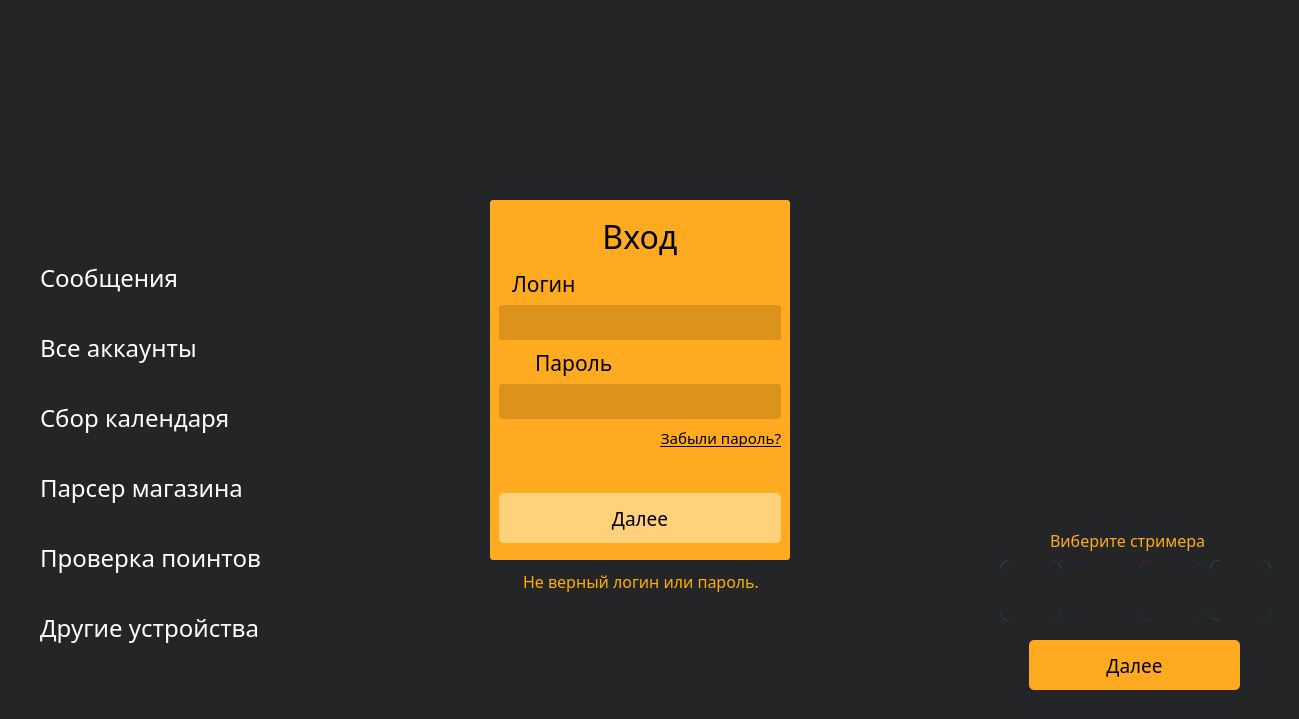
<?xml version="1.0" encoding="UTF-8"?>
<ui version="4.0">
 <class>MainWindow</class>
 <widget class="QMainWindow" name="MainWindow">
  <property name="enabled">
   <bool>true</bool>
  </property>
  <property name="geometry">
   <rect>
    <x>0</x>
    <y>0</y>
    <width>1299</width>
    <height>719</height>
   </rect>
  </property>
  <property name="font">
   <font>
    <pointsize>11</pointsize>
    <weight>50</weight>
    <bold>false</bold>
   </font>
  </property>
  <property name="windowTitle">
   <string>VaynBot</string>
  </property>
  <property name="styleSheet">
   <string notr="true">
  background: #232526; /* fallback for old browsers */
  background: -webkit-linear-gradient(to right, #232526, #414345); /* Chrome 10-25, Safari 5.1-6 */
  background: linear-gradient(to right, #232526, #414345); /* W3C, IE 10+/ Edge, Firefox 16+, Chrome 26+, Opera 12+, Safari 7+ */</string>
  </property>
  <widget class="QWidget" name="centralwidget">
   <property name="layoutDirection">
    <enum>Qt::LeftToRight</enum>
   </property>
   <property name="autoFillBackground">
    <bool>false</bool>
   </property>
   <property name="styleSheet">
    <string notr="true">background: url(:/images/images/background.png);
border-radius: 10px;</string>
   </property>
   <widget class="QWidget" name="layoutWidget">
    <property name="geometry">
     <rect>
      <x>1190</x>
      <y>10</y>
      <width>91</width>
      <height>41</height>
     </rect>
    </property>
    <layout class="QHBoxLayout" name="control_buttons">
     <item>
      <widget class="QPushButton" name="wrap_button">
       <property name="cursor">
        <cursorShape>PointingHandCursor</cursorShape>
       </property>
       <property name="text">
        <string/>
       </property>
       <property name="icon">
        <iconset resource="res_rc.qrc">
         <normaloff>:/images/images/wrap_btn.png</normaloff>:/images/images/wrap_btn.png</iconset>
       </property>
       <property name="iconSize">
        <size>
         <width>32</width>
         <height>32</height>
        </size>
       </property>
      </widget>
     </item>
     <item>
      <widget class="QPushButton" name="close_button">
       <property name="cursor">
        <cursorShape>PointingHandCursor</cursorShape>
       </property>
       <property name="text">
        <string/>
       </property>
       <property name="icon">
        <iconset resource="res_rc.qrc">
         <normaloff>:/images/images/exit_btn.png</normaloff>:/images/images/exit_btn.png</iconset>
       </property>
       <property name="iconSize">
        <size>
         <width>32</width>
         <height>32</height>
        </size>
       </property>
      </widget>
     </item>
    </layout>
   </widget>
   <widget class="QPushButton" name="start_button">
    <property name="geometry">
     <rect>
      <x>1029</x>
      <y>640</y>
      <width>211</width>
      <height>50</height>
     </rect>
    </property>
    <property name="minimumSize">
     <size>
      <width>200</width>
      <height>50</height>
     </size>
    </property>
    <property name="font">
     <font>
      <family>Gotham Pro Black</family>
      <pointsize>14</pointsize>
      <weight>50</weight>
      <bold>false</bold>
     </font>
    </property>
    <property name="cursor">
     <cursorShape>PointingHandCursor</cursorShape>
    </property>
    <property name="styleSheet">
     <string notr="true">background: rgb(255,170,32);
border-radius: 5px;</string>
    </property>
    <property name="text">
     <string>Далее</string>
    </property>
    <property name="autoDefault">
     <bool>false</bool>
    </property>
   </widget>
   <widget class="QPushButton" name="wrap_button_2">
    <property name="geometry">
     <rect>
      <x>10</x>
      <y>10</y>
      <width>42</width>
      <height>32</height>
     </rect>
    </property>
    <property name="text">
     <string/>
    </property>
    <property name="icon">
     <iconset resource="res_rc.qrc">
      <normaloff>:/images/images/menu_button.png</normaloff>:/images/images/menu_button.png</iconset>
    </property>
    <property name="iconSize">
     <size>
      <width>32</width>
      <height>32</height>
     </size>
    </property>
   </widget>
   <widget class="QPushButton" name="wrap_button_3">
    <property name="geometry">
     <rect>
      <x>10</x>
      <y>50</y>
      <width>42</width>
      <height>32</height>
     </rect>
    </property>
    <property name="text">
     <string/>
    </property>
    <property name="icon">
     <iconset resource="res_rc.qrc">
      <normaloff>:/images/images/settings.png</normaloff>:/images/images/settings.png</iconset>
    </property>
    <property name="iconSize">
     <size>
      <width>32</width>
      <height>32</height>
     </size>
    </property>
   </widget>
   <widget class="QFrame" name="menu">
    <property name="geometry">
     <rect>
      <x>40</x>
      <y>220</y>
      <width>341</width>
      <height>451</height>
     </rect>
    </property>
    <property name="styleSheet">
     <string notr="true">background: rgba(0,0,0,0)</string>
    </property>
    <property name="frameShape">
     <enum>QFrame::StyledPanel</enum>
    </property>
    <property name="frameShadow">
     <enum>QFrame::Raised</enum>
    </property>
    <widget class="QPushButton" name="item_messages">
     <property name="geometry">
      <rect>
       <x>0</x>
       <y>20</y>
       <width>340</width>
       <height>75</height>
      </rect>
     </property>
     <property name="sizePolicy">
      <sizepolicy hsizetype="Minimum" vsizetype="Fixed">
       <horstretch>0</horstretch>
       <verstretch>0</verstretch>
      </sizepolicy>
     </property>
     <property name="minimumSize">
      <size>
       <width>340</width>
       <height>75</height>
      </size>
     </property>
     <property name="maximumSize">
      <size>
       <width>340</width>
       <height>75</height>
      </size>
     </property>
     <property name="font">
      <font>
       <family>Gotham Pro Black</family>
       <pointsize>18</pointsize>
       <stylestrategy>PreferDefault</stylestrategy>
      </font>
     </property>
     <property name="cursor">
      <cursorShape>PointingHandCursor</cursorShape>
     </property>
     <property name="mouseTracking">
      <bool>false</bool>
     </property>
     <property name="tabletTracking">
      <bool>false</bool>
     </property>
     <property name="focusPolicy">
      <enum>Qt::StrongFocus</enum>
     </property>
     <property name="acceptDrops">
      <bool>false</bool>
     </property>
     <property name="toolTip">
      <string/>
     </property>
     <property name="styleSheet">
      <string notr="true">background: none;
color: white;
text-align: left;</string>
     </property>
     <property name="text">
      <string>Сообщения</string>
     </property>
     <property name="icon">
      <iconset resource="res_rc.qrc">
       <normaloff>:/images/images/messages.png</normaloff>:/images/images/messages.png</iconset>
     </property>
     <property name="iconSize">
      <size>
       <width>128</width>
       <height>128</height>
      </size>
     </property>
    </widget>
    <widget class="QPushButton" name="item_accounts">
     <property name="geometry">
      <rect>
       <x>0</x>
       <y>90</y>
       <width>340</width>
       <height>75</height>
      </rect>
     </property>
     <property name="sizePolicy">
      <sizepolicy hsizetype="Minimum" vsizetype="Fixed">
       <horstretch>0</horstretch>
       <verstretch>0</verstretch>
      </sizepolicy>
     </property>
     <property name="minimumSize">
      <size>
       <width>340</width>
       <height>75</height>
      </size>
     </property>
     <property name="maximumSize">
      <size>
       <width>340</width>
       <height>75</height>
      </size>
     </property>
     <property name="font">
      <font>
       <family>Gotham Pro Black</family>
       <pointsize>18</pointsize>
       <stylestrategy>PreferDefault</stylestrategy>
      </font>
     </property>
     <property name="cursor">
      <cursorShape>PointingHandCursor</cursorShape>
     </property>
     <property name="mouseTracking">
      <bool>false</bool>
     </property>
     <property name="tabletTracking">
      <bool>false</bool>
     </property>
     <property name="focusPolicy">
      <enum>Qt::StrongFocus</enum>
     </property>
     <property name="acceptDrops">
      <bool>false</bool>
     </property>
     <property name="toolTip">
      <string/>
     </property>
     <property name="styleSheet">
      <string notr="true">background: none;
color: white;
text-align: left;</string>
     </property>
     <property name="text">
      <string>Все аккаунты</string>
     </property>
     <property name="icon">
      <iconset resource="res_rc.qrc">
       <normaloff>:/images/images/all_accounts.png</normaloff>:/images/images/all_accounts.png</iconset>
     </property>
     <property name="iconSize">
      <size>
       <width>128</width>
       <height>128</height>
      </size>
     </property>
    </widget>
    <widget class="QPushButton" name="item_calendar">
     <property name="geometry">
      <rect>
       <x>0</x>
       <y>160</y>
       <width>340</width>
       <height>75</height>
      </rect>
     </property>
     <property name="sizePolicy">
      <sizepolicy hsizetype="Minimum" vsizetype="Fixed">
       <horstretch>0</horstretch>
       <verstretch>0</verstretch>
      </sizepolicy>
     </property>
     <property name="minimumSize">
      <size>
       <width>340</width>
       <height>75</height>
      </size>
     </property>
     <property name="maximumSize">
      <size>
       <width>340</width>
       <height>75</height>
      </size>
     </property>
     <property name="font">
      <font>
       <family>Gotham Pro Black</family>
       <pointsize>18</pointsize>
       <stylestrategy>PreferDefault</stylestrategy>
      </font>
     </property>
     <property name="cursor">
      <cursorShape>PointingHandCursor</cursorShape>
     </property>
     <property name="mouseTracking">
      <bool>false</bool>
     </property>
     <property name="tabletTracking">
      <bool>false</bool>
     </property>
     <property name="focusPolicy">
      <enum>Qt::StrongFocus</enum>
     </property>
     <property name="acceptDrops">
      <bool>false</bool>
     </property>
     <property name="toolTip">
      <string/>
     </property>
     <property name="styleSheet">
      <string notr="true">background: none;
color: white;
text-align: left;</string>
     </property>
     <property name="text">
      <string>Сбор календаря</string>
     </property>
     <property name="icon">
      <iconset resource="res_rc.qrc">
       <normaloff>:/images/images/calendar.png</normaloff>:/images/images/calendar.png</iconset>
     </property>
     <property name="iconSize">
      <size>
       <width>128</width>
       <height>128</height>
      </size>
     </property>
    </widget>
    <widget class="QPushButton" name="item_shop">
     <property name="geometry">
      <rect>
       <x>0</x>
       <y>230</y>
       <width>340</width>
       <height>75</height>
      </rect>
     </property>
     <property name="sizePolicy">
      <sizepolicy hsizetype="Minimum" vsizetype="Fixed">
       <horstretch>0</horstretch>
       <verstretch>0</verstretch>
      </sizepolicy>
     </property>
     <property name="minimumSize">
      <size>
       <width>340</width>
       <height>75</height>
      </size>
     </property>
     <property name="maximumSize">
      <size>
       <width>340</width>
       <height>75</height>
      </size>
     </property>
     <property name="font">
      <font>
       <family>Gotham Pro Black</family>
       <pointsize>18</pointsize>
       <stylestrategy>PreferDefault</stylestrategy>
      </font>
     </property>
     <property name="cursor">
      <cursorShape>PointingHandCursor</cursorShape>
     </property>
     <property name="mouseTracking">
      <bool>false</bool>
     </property>
     <property name="tabletTracking">
      <bool>false</bool>
     </property>
     <property name="focusPolicy">
      <enum>Qt::StrongFocus</enum>
     </property>
     <property name="acceptDrops">
      <bool>false</bool>
     </property>
     <property name="toolTip">
      <string/>
     </property>
     <property name="styleSheet">
      <string notr="true">background: none;
color: white;
text-align: left;</string>
     </property>
     <property name="text">
      <string>Парсер магазина</string>
     </property>
     <property name="icon">
      <iconset resource="res_rc.qrc">
       <normaloff>:/images/images/shop.png</normaloff>:/images/images/shop.png</iconset>
     </property>
     <property name="iconSize">
      <size>
       <width>128</width>
       <height>128</height>
      </size>
     </property>
    </widget>
    <widget class="QPushButton" name="item_points">
     <property name="geometry">
      <rect>
       <x>0</x>
       <y>300</y>
       <width>340</width>
       <height>75</height>
      </rect>
     </property>
     <property name="sizePolicy">
      <sizepolicy hsizetype="Minimum" vsizetype="Fixed">
       <horstretch>0</horstretch>
       <verstretch>0</verstretch>
      </sizepolicy>
     </property>
     <property name="minimumSize">
      <size>
       <width>340</width>
       <height>75</height>
      </size>
     </property>
     <property name="maximumSize">
      <size>
       <width>340</width>
       <height>75</height>
      </size>
     </property>
     <property name="font">
      <font>
       <family>Gotham Pro Black</family>
       <pointsize>18</pointsize>
       <stylestrategy>PreferDefault</stylestrategy>
      </font>
     </property>
     <property name="cursor">
      <cursorShape>PointingHandCursor</cursorShape>
     </property>
     <property name="mouseTracking">
      <bool>false</bool>
     </property>
     <property name="tabletTracking">
      <bool>false</bool>
     </property>
     <property name="focusPolicy">
      <enum>Qt::StrongFocus</enum>
     </property>
     <property name="acceptDrops">
      <bool>false</bool>
     </property>
     <property name="toolTip">
      <string/>
     </property>
     <property name="styleSheet">
      <string notr="true">background: none;
color: white;
text-align: left;</string>
     </property>
     <property name="text">
      <string>Проверка поинтов</string>
     </property>
     <property name="icon">
      <iconset resource="res_rc.qrc">
       <normaloff>:/images/images/diamond.png</normaloff>:/images/images/diamond.png</iconset>
     </property>
     <property name="iconSize">
      <size>
       <width>128</width>
       <height>128</height>
      </size>
     </property>
    </widget>
    <widget class="QPushButton" name="item_devices">
     <property name="geometry">
      <rect>
       <x>0</x>
       <y>370</y>
       <width>340</width>
       <height>75</height>
      </rect>
     </property>
     <property name="sizePolicy">
      <sizepolicy hsizetype="Minimum" vsizetype="Fixed">
       <horstretch>0</horstretch>
       <verstretch>0</verstretch>
      </sizepolicy>
     </property>
     <property name="minimumSize">
      <size>
       <width>340</width>
       <height>75</height>
      </size>
     </property>
     <property name="maximumSize">
      <size>
       <width>340</width>
       <height>75</height>
      </size>
     </property>
     <property name="font">
      <font>
       <family>Gotham Pro Black</family>
       <pointsize>18</pointsize>
       <stylestrategy>PreferDefault</stylestrategy>
      </font>
     </property>
     <property name="cursor">
      <cursorShape>PointingHandCursor</cursorShape>
     </property>
     <property name="mouseTracking">
      <bool>false</bool>
     </property>
     <property name="tabletTracking">
      <bool>false</bool>
     </property>
     <property name="focusPolicy">
      <enum>Qt::StrongFocus</enum>
     </property>
     <property name="acceptDrops">
      <bool>false</bool>
     </property>
     <property name="toolTip">
      <string/>
     </property>
     <property name="styleSheet">
      <string notr="true">background: none;
color: white;
text-align: left;</string>
     </property>
     <property name="text">
      <string>Другие устройства</string>
     </property>
     <property name="icon">
      <iconset resource="res_rc.qrc">
       <normaloff>:/images/images/monitor.png</normaloff>:/images/images/monitor.png</iconset>
     </property>
     <property name="iconSize">
      <size>
       <width>128</width>
       <height>128</height>
      </size>
     </property>
    </widget>
   </widget>
   <widget class="QLabel" name="hyus_icon">
    <property name="geometry">
     <rect>
      <x>1140</x>
      <y>560</y>
      <width>61</width>
      <height>61</height>
     </rect>
    </property>
    <property name="cursor">
     <cursorShape>PointingHandCursor</cursorShape>
    </property>
    <property name="styleSheet">
     <string notr="true">background: url(:/images/images/hyus.png);
border-radius: 10px;</string>
    </property>
    <property name="text">
     <string/>
    </property>
    <property name="scaledContents">
     <bool>true</bool>
    </property>
   </widget>
   <widget class="QLabel" name="pkle_border">
    <property name="geometry">
     <rect>
      <x>1210</x>
      <y>560</y>
      <width>61</width>
      <height>61</height>
     </rect>
    </property>
    <property name="cursor">
     <cursorShape>PointingHandCursor</cursorShape>
    </property>
    <property name="styleSheet">
     <string notr="true">background: rgba(0,0,0,0);
border: 1px solid rgb(3,249,60)</string>
    </property>
    <property name="text">
     <string/>
    </property>
    <property name="scaledContents">
     <bool>true</bool>
    </property>
   </widget>
   <widget class="QLabel" name="hyus_border">
    <property name="geometry">
     <rect>
      <x>1140</x>
      <y>560</y>
      <width>61</width>
      <height>61</height>
     </rect>
    </property>
    <property name="cursor">
     <cursorShape>PointingHandCursor</cursorShape>
    </property>
    <property name="styleSheet">
     <string notr="true">background: rgba(0,0,0,0);
border: 1px solid rgb(206,18,208)</string>
    </property>
    <property name="text">
     <string/>
    </property>
    <property name="scaledContents">
     <bool>true</bool>
    </property>
   </widget>
   <widget class="QLabel" name="ibby_icon">
    <property name="geometry">
     <rect>
      <x>1070</x>
      <y>560</y>
      <width>61</width>
      <height>61</height>
     </rect>
    </property>
    <property name="cursor">
     <cursorShape>PointingHandCursor</cursorShape>
    </property>
    <property name="styleSheet">
     <string notr="true">background: url(:/images/images/ibby.png);
border-radius: 10px;</string>
    </property>
    <property name="text">
     <string/>
    </property>
    <property name="scaledContents">
     <bool>true</bool>
    </property>
   </widget>
   <widget class="QLabel" name="ibby_border">
    <property name="geometry">
     <rect>
      <x>1070</x>
      <y>560</y>
      <width>61</width>
      <height>61</height>
     </rect>
    </property>
    <property name="cursor">
     <cursorShape>PointingHandCursor</cursorShape>
    </property>
    <property name="styleSheet">
     <string notr="true">background: rgba(0,0,0,0);
border: 1px solid rgb(66,0,255)</string>
    </property>
    <property name="text">
     <string/>
    </property>
    <property name="scaledContents">
     <bool>true</bool>
    </property>
   </widget>
   <widget class="QLabel" name="pkle_icon">
    <property name="geometry">
     <rect>
      <x>1210</x>
      <y>560</y>
      <width>61</width>
      <height>61</height>
     </rect>
    </property>
    <property name="cursor">
     <cursorShape>PointingHandCursor</cursorShape>
    </property>
    <property name="styleSheet">
     <string notr="true">background: url(:/images/images/pkle.png);
border-radius: 10px;</string>
    </property>
    <property name="text">
     <string/>
    </property>
    <property name="scaledContents">
     <bool>true</bool>
    </property>
   </widget>
   <widget class="QLabel" name="wrewards_border">
    <property name="geometry">
     <rect>
      <x>1000</x>
      <y>560</y>
      <width>61</width>
      <height>61</height>
     </rect>
    </property>
    <property name="cursor">
     <cursorShape>PointingHandCursor</cursorShape>
    </property>
    <property name="styleSheet">
     <string notr="true">background: rgba(0,0,0,0);
border: 1px solid rgb(2,196,252)</string>
    </property>
    <property name="text">
     <string/>
    </property>
    <property name="scaledContents">
     <bool>true</bool>
    </property>
   </widget>
   <widget class="QLabel" name="wrewards_icon">
    <property name="geometry">
     <rect>
      <x>1000</x>
      <y>560</y>
      <width>61</width>
      <height>61</height>
     </rect>
    </property>
    <property name="cursor">
     <cursorShape>PointingHandCursor</cursorShape>
    </property>
    <property name="styleSheet">
     <string notr="true">background: url(:/images/images/wrewards.png);
border-radius: 10px;</string>
    </property>
    <property name="text">
     <string/>
    </property>
    <property name="scaledContents">
     <bool>true</bool>
    </property>
   </widget>
   <widget class="QLabel" name="start_button_error_text">
    <property name="geometry">
     <rect>
      <x>1050</x>
      <y>520</y>
      <width>171</width>
      <height>41</height>
     </rect>
    </property>
    <property name="font">
     <font>
      <family>Gotham Pro</family>
      <pointsize>12</pointsize>
     </font>
    </property>
    <property name="styleSheet">
     <string notr="true">color: rgb(255,170,32);
background: none</string>
    </property>
    <property name="text">
     <string>Виберите стримера</string>
    </property>
   </widget>
   <widget class="QLabel" name="login_error_text">
    <property name="enabled">
     <bool>true</bool>
    </property>
    <property name="geometry">
     <rect>
      <x>500</x>
      <y>570</y>
      <width>282</width>
      <height>44</height>
     </rect>
    </property>
    <property name="font">
     <font>
      <family>Gotham Pro</family>
      <pointsize>12</pointsize>
      <italic>false</italic>
     </font>
    </property>
    <property name="mouseTracking">
     <bool>false</bool>
    </property>
    <property name="layoutDirection">
     <enum>Qt::LeftToRight</enum>
    </property>
    <property name="autoFillBackground">
     <bool>false</bool>
    </property>
    <property name="styleSheet">
     <string notr="true">background: rgba(0,0,0,0);
color: #ffae00;</string>
    </property>
    <property name="frameShadow">
     <enum>QFrame::Plain</enum>
    </property>
    <property name="text">
     <string>Не верный логин или пароль.</string>
    </property>
    <property name="scaledContents">
     <bool>false</bool>
    </property>
    <property name="alignment">
     <set>Qt::AlignHCenter|Qt::AlignTop</set>
    </property>
    <property name="wordWrap">
     <bool>false</bool>
    </property>
   </widget>
   <widget class="QFrame" name="login_frame">
    <property name="geometry">
     <rect>
      <x>490</x>
      <y>200</y>
      <width>300</width>
      <height>360</height>
     </rect>
    </property>
    <property name="layoutDirection">
     <enum>Qt::LeftToRight</enum>
    </property>
    <property name="autoFillBackground">
     <bool>false</bool>
    </property>
    <property name="styleSheet">
     <string notr="true">background: rgb(255,170,32);
border-radius: 3px;</string>
    </property>
    <property name="frameShape">
     <enum>QFrame::StyledPanel</enum>
    </property>
    <property name="frameShadow">
     <enum>QFrame::Raised</enum>
    </property>
    <layout class="QVBoxLayout" name="verticalLayout_3">
     <item>
      <widget class="QLabel" name="login_label_title">
       <property name="maximumSize">
        <size>
         <width>16777215</width>
         <height>50</height>
        </size>
       </property>
       <property name="font">
        <font>
         <family>Gotham Pro Black</family>
         <pointsize>24</pointsize>
        </font>
       </property>
       <property name="layoutDirection">
        <enum>Qt::LeftToRight</enum>
       </property>
       <property name="text">
        <string>Вход</string>
       </property>
       <property name="textFormat">
        <enum>Qt::AutoText</enum>
       </property>
       <property name="scaledContents">
        <bool>false</bool>
       </property>
       <property name="alignment">
        <set>Qt::AlignCenter</set>
       </property>
       <property name="wordWrap">
        <bool>false</bool>
       </property>
       <property name="margin">
        <number>2</number>
       </property>
       <property name="indent">
        <number>-1</number>
       </property>
       <property name="textInteractionFlags">
        <set>Qt::TextEditable</set>
       </property>
      </widget>
     </item>
     <item>
      <layout class="QVBoxLayout" name="verticalLayout_2">
       <item>
        <layout class="QHBoxLayout" name="horizontalLayout_3">
         <item>
          <widget class="QLabel" name="pass_icon_2">
           <property name="maximumSize">
            <size>
             <width>30</width>
             <height>30</height>
            </size>
           </property>
           <property name="text">
            <string/>
           </property>
           <property name="pixmap">
            <pixmap resource="res_rc.qrc">:/images/images/id-card.svg</pixmap>
           </property>
           <property name="scaledContents">
            <bool>true</bool>
           </property>
          </widget>
         </item>
         <item>
          <widget class="QLabel" name="login_title">
           <property name="sizePolicy">
            <sizepolicy hsizetype="Expanding" vsizetype="Preferred">
             <horstretch>0</horstretch>
             <verstretch>0</verstretch>
            </sizepolicy>
           </property>
           <property name="minimumSize">
            <size>
             <width>300</width>
             <height>10</height>
            </size>
           </property>
           <property name="maximumSize">
            <size>
             <width>100</width>
             <height>30</height>
            </size>
           </property>
           <property name="font">
            <font>
             <family>Gotham Pro Black</family>
             <pointsize>16</pointsize>
             <underline>false</underline>
             <strikeout>false</strikeout>
            </font>
           </property>
           <property name="contextMenuPolicy">
            <enum>Qt::DefaultContextMenu</enum>
           </property>
           <property name="statusTip">
            <string/>
           </property>
           <property name="layoutDirection">
            <enum>Qt::LeftToRight</enum>
           </property>
           <property name="autoFillBackground">
            <bool>false</bool>
           </property>
           <property name="text">
            <string>Логин</string>
           </property>
          </widget>
         </item>
        </layout>
       </item>
       <item>
        <widget class="QLineEdit" name="login_input">
         <property name="enabled">
          <bool>true</bool>
         </property>
         <property name="sizePolicy">
          <sizepolicy hsizetype="Expanding" vsizetype="Fixed">
           <horstretch>0</horstretch>
           <verstretch>0</verstretch>
          </sizepolicy>
         </property>
         <property name="minimumSize">
          <size>
           <width>10</width>
           <height>35</height>
          </size>
         </property>
         <property name="maximumSize">
          <size>
           <width>16777215</width>
           <height>16777215</height>
          </size>
         </property>
         <property name="font">
          <font>
           <family>Gotham Pro</family>
           <pointsize>12</pointsize>
          </font>
         </property>
         <property name="cursor">
          <cursorShape>IBeamCursor</cursorShape>
         </property>
         <property name="styleSheet">
          <string notr="true">background: rgba(0,0, 0,35)</string>
         </property>
        </widget>
       </item>
      </layout>
     </item>
     <item>
      <layout class="QVBoxLayout" name="verticalLayout">
       <item>
        <layout class="QHBoxLayout" name="horizontalLayout_2">
         <property name="sizeConstraint">
          <enum>QLayout::SetDefaultConstraint</enum>
         </property>
         <item>
          <widget class="QLabel" name="pass_icon">
           <property name="maximumSize">
            <size>
             <width>30</width>
             <height>30</height>
            </size>
           </property>
           <property name="contextMenuPolicy">
            <enum>Qt::ActionsContextMenu</enum>
           </property>
           <property name="text">
            <string/>
           </property>
           <property name="pixmap">
            <pixmap resource="res_rc.qrc">:/images/images/bank.svg</pixmap>
           </property>
           <property name="scaledContents">
            <bool>true</bool>
           </property>
           <property name="alignment">
            <set>Qt::AlignLeading|Qt::AlignLeft|Qt::AlignTop</set>
           </property>
          </widget>
         </item>
         <item>
          <widget class="QLabel" name="pass_title">
           <property name="maximumSize">
            <size>
             <width>300</width>
             <height>30</height>
            </size>
           </property>
           <property name="font">
            <font>
             <family>Gotham Pro Black</family>
             <pointsize>16</pointsize>
             <weight>50</weight>
             <italic>false</italic>
             <bold>false</bold>
            </font>
           </property>
           <property name="text">
            <string>Пароль</string>
           </property>
          </widget>
         </item>
        </layout>
       </item>
       <item>
        <widget class="QLineEdit" name="pass_input">
         <property name="sizePolicy">
          <sizepolicy hsizetype="Expanding" vsizetype="Fixed">
           <horstretch>0</horstretch>
           <verstretch>0</verstretch>
          </sizepolicy>
         </property>
         <property name="minimumSize">
          <size>
           <width>10</width>
           <height>35</height>
          </size>
         </property>
         <property name="sizeIncrement">
          <size>
           <width>0</width>
           <height>0</height>
          </size>
         </property>
         <property name="styleSheet">
          <string notr="true">background: rgba(0,0, 0,35)</string>
         </property>
         <property name="frame">
          <bool>true</bool>
         </property>
        </widget>
       </item>
      </layout>
     </item>
     <item>
      <widget class="QLabel" name="forgot_pass">
       <property name="minimumSize">
        <size>
         <width>0</width>
         <height>20</height>
        </size>
       </property>
       <property name="maximumSize">
        <size>
         <width>150</width>
         <height>20</height>
        </size>
       </property>
       <property name="font">
        <font>
         <family>Gotham Pro Light</family>
         <pointsize>11</pointsize>
         <underline>true</underline>
        </font>
       </property>
       <property name="cursor">
        <cursorShape>PointingHandCursor</cursorShape>
       </property>
       <property name="focusPolicy">
        <enum>Qt::NoFocus</enum>
       </property>
       <property name="layoutDirection">
        <enum>Qt::RightToLeft</enum>
       </property>
       <property name="text">
        <string>Забыли пароль?</string>
       </property>
       <property name="alignment">
        <set>Qt::AlignRight|Qt::AlignTop|Qt::AlignTrailing</set>
       </property>
       <property name="margin">
        <number>0</number>
       </property>
      </widget>
     </item>
     <item>
      <widget class="QLabel" name="label_space">
       <property name="maximumSize">
        <size>
         <width>16777215</width>
         <height>30</height>
        </size>
       </property>
       <property name="text">
        <string/>
       </property>
      </widget>
     </item>
     <item>
      <widget class="QPushButton" name="login_button">
       <property name="minimumSize">
        <size>
         <width>100</width>
         <height>50</height>
        </size>
       </property>
       <property name="font">
        <font>
         <family>Gotham Pro Black</family>
         <pointsize>14</pointsize>
        </font>
       </property>
       <property name="cursor">
        <cursorShape>PointingHandCursor</cursorShape>
       </property>
       <property name="styleSheet">
        <string notr="true">background: #ffd17a;
border-radius: 5px;
</string>
       </property>
       <property name="text">
        <string>Далее</string>
       </property>
      </widget>
     </item>
    </layout>
   </widget>
   <zorder>ibby_border</zorder>
   <zorder>hyus_border</zorder>
   <zorder>layoutWidget</zorder>
   <zorder>wrap_button_2</zorder>
   <zorder>wrap_button_3</zorder>
   <zorder>start_button</zorder>
   <zorder>menu</zorder>
   <zorder>hyus_icon</zorder>
   <zorder>pkle_border</zorder>
   <zorder>ibby_icon</zorder>
   <zorder>pkle_icon</zorder>
   <zorder>wrewards_border</zorder>
   <zorder>wrewards_icon</zorder>
   <zorder>start_button_error_text</zorder>
   <zorder>login_error_text</zorder>
   <zorder>login_frame</zorder>
  </widget>
 </widget>
 <resources>
  <include location="res_rc.qrc"/>
  <include location="C:/Users/Пользователь/.designer/backup/res_rc.qrc"/>
 </resources>
 <connections/>
</ui>
